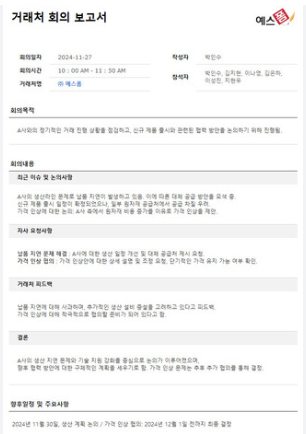
#> input picture image_to_text/img/image3.png, 306 x 434 px
$ python image_text_extraction_util.py
#> lines starting #> are read from the running program, lines starting #| are printed output that depends on the picture
import cv2
import pytesseract
import numpy as np

# Tesseract 경로 설정
pytesseract.pytesseract.tesseract_cmd = r'C:\Tesseract-OCR\tesseract.exe'

# 이미지 경로
IMAGE_PATH = r'C:\폴더들\project\AIexpo\img\image3.png'

selected_boxes = []  # 선택된 경계 상자 저장
selected_texts = []  # 선택된 단어 저장


def extract_word_boxes(image):
    """
    이미지에서 단어 단위로 경계 상자 추출
    """
    h, w, _ = image.shape
    data = pytesseract.image_to_data(image, lang='kor+eng', output_type=pytesseract.Output.DICT)
    word_boxes = []

    for i in range(len(data['text'])):
        if data['text'][i].strip():  # 단어가 존재할 때만 저장
            x1, y1, width, height = data['left'][i], data['top'][i], data['width'][i], data['height'][i]
            x2, y2 = x1 + width, y1 + height
            word_boxes.append((x1, y1, x2, y2, data['text'][i]))

    return word_boxes


def draw_word_boxes(image, boxes, selected):
    """
    이미지에 단어 경계 상자를 그림
    선택된 상자는 검정, 선택되지 않은 상자는 초록색
    """
    for (x1, y1, x2, y2, text) in boxes:
        color = (0, 0, 0) if (x1, y1, x2, y2) in selected else (0, 255, 0)  # 선택 여부에 따라 색 결정
        cv2.rectangle(image, (x1, y1), (x2, y2), color, 2)


def mouse_callback(event, x, y, flags, param):
    """
    마우스 클릭 이벤트 처리
    선택된 상자의 색을 검정으로 변경
    """
    global selected_boxes, selected_texts

    if event == cv2.EVENT_LBUTTONDOWN:
        # 클릭한 위치 (x, y)가 포함된 단어 상자를 찾음
        for (x1, y1, x2, y2, text) in param:
            if x1 <= x <= x2 and y1 <= y <= y2:
                # 선택된 상자와 텍스트 저장
                if (x1, y1, x2, y2) not in selected_boxes:
                    selected_boxes.append((x1, y1, x2, y2))
                    selected_texts.append(text)
                    print(f"선택된 단어: {text}")
                break


def main():
    global selected_boxes, selected_texts

    # 이미지 로드
    img = cv2.imdecode(np.fromfile(IMAGE_PATH, dtype=np.uint8), cv2.IMREAD_COLOR)
#> img is the input picture: shape (434, 306, 3); mean B, G, R 245.2, 245.4, 245.3

    # 이미지 크기 확대 (x1.5 비율) -> 필요에 따라 변경 가능
    img = cv2.resize(img, None, fx=1.5, fy=1.5, interpolation=cv2.INTER_LINEAR)
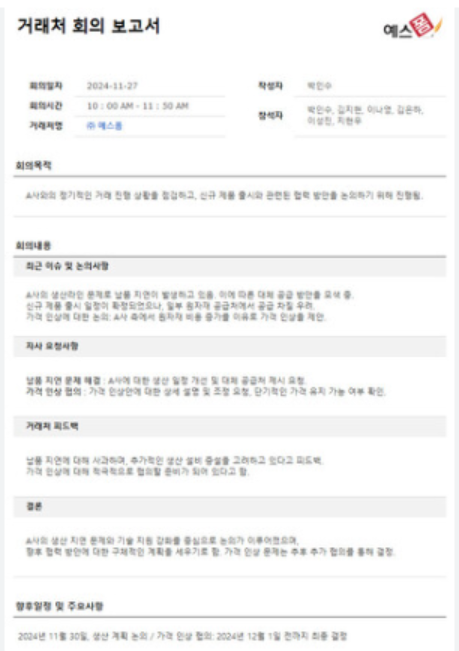
#> img: shape (651, 459, 3); mean B, G, R 245.2, 245.4, 245.3

    # 단어별 경계 상자 추출
    word_boxes = extract_word_boxes(img)

    # OpenCV 창 생성 및 전체화면 설정
    cv2.namedWindow("Image", cv2.WINDOW_NORMAL)  # 크기 조정 가능한 창
    cv2.setWindowProperty("Image", cv2.WND_PROP_FULLSCREEN, cv2.WINDOW_FULLSCREEN)  # 전체화면 설정
    cv2.setMouseCallback("Image", mouse_callback, word_boxes)

    print("이미지 창에서 텍스트 경계 상자를 클릭하여 선택하세요. (종료하려면 'q' 키를 누르세요)")
    while True:
        # 표시를 위해 이미지를 새로 복사
        drawn_image = img.copy()
        draw_word_boxes(drawn_image, word_boxes, selected_boxes)

        # 이미지 표시
        cv2.imshow("Image", drawn_image)

        # 종료 키: q
        key = cv2.waitKey(1)
        if key == ord('q'):  # q 키
            break

    cv2.destroyAllWindows()

    # 선택된 텍스트 출력
    print("\n선택된 단어들:")
    print(" ".join(selected_texts))


if __name__ == "__main__":
#> (the run stopped early here; a loop or call above may not have finished)

$ run again, with image_to_text/img/image2.png copied over image_to_text/img/image3.png
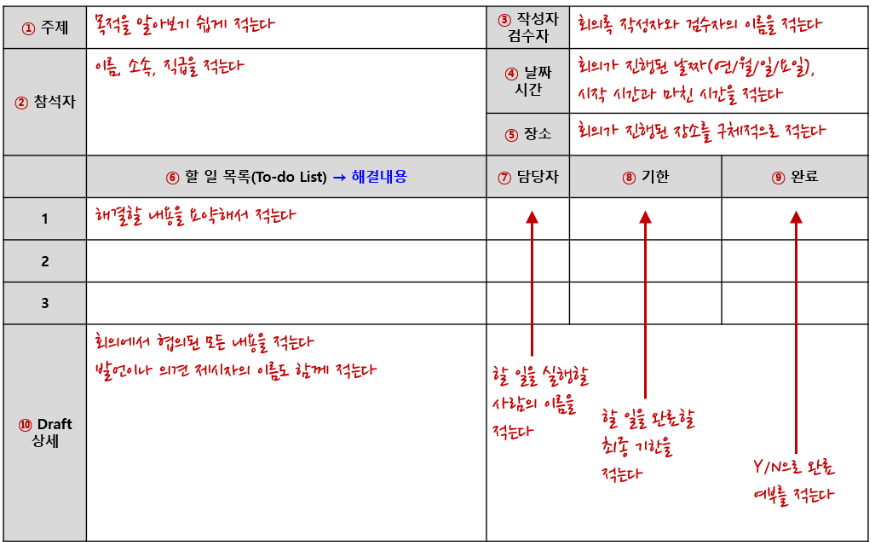
#> input picture image_to_text/img/image2.png, 871 x 542 px
#> in main, img is the input picture: shape (542, 871, 3); mean B, G, R 234.4, 234.2, 239.1
#> in main, `img = cv2.resize(img, None, fx=1.5, fy=1.5, interpolation=cv2.INTER_LI..`:
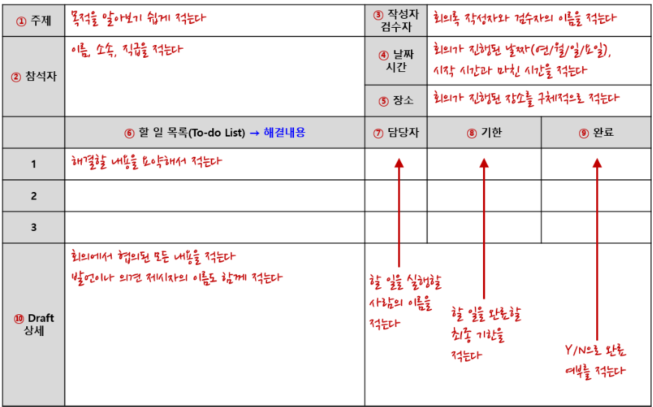
#> img: shape (813, 1306, 3) (shown at 1/2 size); mean B, G, R 234.4, 234.2, 239.1
